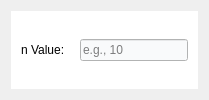
             <widget class="QWidget" name="tab_3">
              <attribute name="title">
               <string>Option 1</string>
              </attribute>
              <layout class="QFormLayout" name="formLayout_11">
               <item row="0" column="0" colspan="2">
                <widget class="QFrame" name="frame">
                 <property name="sizePolicy">
                  <sizepolicy hsizetype="Expanding" vsizetype="Expanding">
                   <horstretch>0</horstretch>
                   <verstretch>0</verstretch>
                  </sizepolicy>
                 </property>
                 <property name="styleSheet">
                  <string notr="true">background-color: rgb(255, 255, 255);</string>
                 </property>
                 <property name="frameShape">
                  <enum>QFrame::Shape::Box</enum>
                 </property>
                 <property name="frameShadow">
                  <enum>QFrame::Shadow::Raised</enum>
                 </property>
                 <property name="lineWidth">
                  <number>0</number>
                 </property>
                 <layout class="QFormLayout" name="formLayout_10">
                  <property name="labelAlignment">
                   <set>Qt::AlignmentFlag::AlignCenter</set>
                  </property>
                  <property name="formAlignment">
                   <set>Qt::AlignmentFlag::AlignCenter</set>
                  </property>
                  <property name="horizontalSpacing">
                   <number>0</number>
                  </property>
                  <property name="verticalSpacing">
                   <number>0</number>
                  </property>
                  <property name="leftMargin">
                   <number>10</number>
                  </property>
                  <property name="topMargin">
                   <number>5</number>
                  </property>
                  <property name="rightMargin">
                   <number>10</number>
                  </property>
                  <property name="bottomMargin">
                   <number>5</number>
                  </property>
                  <item row="0" column="0" colspan="2">
                   <layout class="QFormLayout" name="formLayout_20">
                    <property name="labelAlignment">
                     <set>Qt::AlignmentFlag::AlignCenter</set>
                    </property>
                    <property name="formAlignment">
                     <set>Qt::AlignmentFlag::AlignCenter</set>
                    </property>
                    <property name="horizontalSpacing">
                     <number>15</number>
                    </property>
                    <property name="verticalSpacing">
                     <number>0</number>
                    </property>
                    <property name="leftMargin">
                     <number>0</number>
                    </property>
                    <property name="topMargin">
                     <number>0</number>
                    </property>
                    <property name="rightMargin">
                     <number>0</number>
                    </property>
                    <property name="bottomMargin">
                     <number>0</number>
                    </property>
                    <item row="0" column="0">
                     <widget class="QLabel" name="intervalsLabel_3">
                      <property name="text">
                       <string>n Value:</string>
                      </property>
                     </widget>
                    </item>
                    <item row="0" column="1">
                     <widget class="QLineEdit" name="nValuesLineEdit_3">
                      <property name="styleSheet">
                       <string notr="true">background-color: rgb(249, 250, 251);</string>
                      </property>
                      <property name="placeholderText">
                       <string>e.g., 10</string>
                      </property>
                     </widget>
                    </item>
                   </layout>
                  </item>
                 </layout>
                </widget>
               </item>
              </layout>
             </widget>
